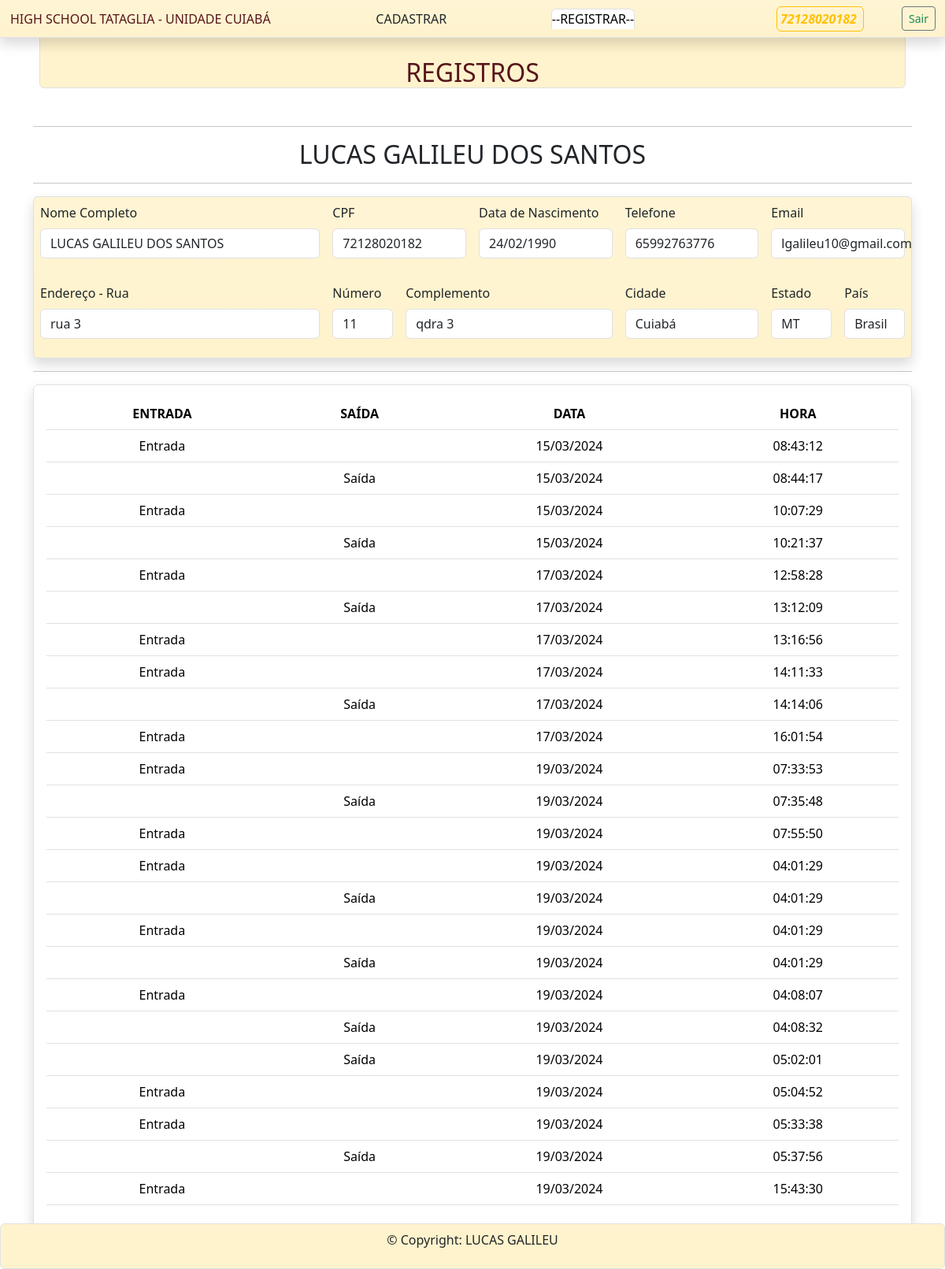
The page /registro_confirmado/ (signed in) on the database its author committed.
### myapp/models.py (models this page shows, shortened)
class Pessoa(models.Model):
  id = models.AutoField(primary_key=True)
  nome = models.CharField(max_length=100, validators=[MinLengthValidator(1)])
  mae = models.CharField(max_length=100, validators=[MinLengthValidator(1)])
  pai = models.CharField(max_length=100, validators=[MinLengthValidator(1)])
  telefone = models.CharField(max_length=15,
                              validators=[
                                  RegexValidator(regex=r'^\d{10,15}$',
                                                 message='Telefone inválido')
                              ])
  nascimento = models.DateField()
  cpf = models.CharField(max_length=11,
                         validators=[
                             MinLengthValidator(11),
                             RegexValidator(regex=r'^\d{11}$',
                                            message='CPF inválido')
                         ],
                         unique=True)
  enderecos = models.ForeignKey(Endereco,
                                on_delete=models.CASCADE,
                                blank=False)
  usuario = models.OneToOneField(User,
                                 related_name='pessoa',
                                 on_delete=models.CASCADE)

class Endereco(models.Model):
  id = models.AutoField(primary_key=True)
  endereco = models.CharField(max_length=200,
                              validators=[MinLengthValidator(1)])
  numero = models.CharField(max_length=10, validators=[MinLengthValidator(1)])
  complemento = models.CharField(max_length=100,
                                 validators=[MinLengthValidator(1)])
  bairro = models.CharField(max_length=100, validators=[MinLengthValidator(1)])
  cidade = models.CharField(max_length=100, validators=[MinLengthValidator(1)])
  estado = models.CharField(max_length=100, validators=[MinLengthValidator(1)])
  pais = models.CharField(max_length=100, validators=[MinLengthValidator(1)])
  cep = models.CharField(
      max_length=8,
      validators=[RegexValidator(regex=r'^\d{8}$', message='CEP inválido')])

class Registro(models.Model):
  id = models.AutoField(primary_key=True)
  entrada = models.BooleanField()
  datahora = models.DateTimeField()
  pessoa = models.ForeignKey(Pessoa, on_delete=models.CASCADE, blank=False)

### myapp/views.py (the view)
# urls.py: path('registro_confirmado/', views.registro_confirmado_view, name='registro_confirmado_view'),
@login_required(login_url='/login')
def registro_confirmado_view(request):
  username = request.user.username
  pessoa = request.user.pessoa
  registros = Registro.objects.filter(pessoa=pessoa)
  if request.method == 'GET':
    return render(
        request, 'registro_confirmado.html', {
            'username': username,
            'authenticated': True,
            'registros': registros,
            'pessoa': pessoa,
        })
  else:
    return HttpResponseBadRequest()

### myapp/templates/registro_confirmado.html (shortened to what this page needs)
{% extends "base2.html" %}
{% block nav %}
<a class="nav-link ml-auto text-danger-emphasis" href='/home'>HIGH SCHOOL TATAGLIA - UNIDADE CUIABÁ</a>
<a class="nav-link" href='/cadastro'>CADASTRAR</a>
<a class="nav-link active" href='/registro'>--REGISTRAR--</a>
{% endblock nav %}
{% block username %}
{% if authenticated %}
<span class="m-5 me-5 text-warning fw-bold fst-italic border border-warning rounded text-center align-middle p-1">
    {{ username }}
</span>
<a class="btn btn-sm btn-outline-secondary text-success" href='/logout'>Sair</a>
{% else %}
<a class="btn btn-sm btn-outline-secondary text-success" href='/login'>Entrar</a>
{% endif %}
{% endblock username %}
{% block test %}
<br>
<h2 class='border rounded pt-5 sticky-bottom text-danger-emphasis bg-warning-subtle text-center m-auto col-11'> REGISTROS </h2>
{% endblock test %}
{% block conteudo %}
<hr>
<div>
    <h2 class=' text-center text-uppercase m-auto col-12'> {{ pessoa.nome }} </h2>
</div>
<hr>
<div class='container '>
    <div class='row justify-content-center'>
        <div class='col-md-12 m-auto border rounded shadow p-2 bg-warning-subtle bg-gradient'>
            <div class="row g-3">
                <div class="col-md-4">
                    <label for="inputNome" class="form-label">Nome Completo</label>
                    <p type="text" class="form-control text-uppercase" id="formGroupExampleInput" placeholder="  {{ pessoa.nome }}">  {{ pessoa.nome }}</p>
                </div>
                <div class="col-md-2">
                    <label for="inputcpf" class="form-label">CPF</label>
                    <p type="text" class="form-control" id="formGroupExampleInput" placeholder="">  {{ pessoa.cpf }}</p>
                </div>
                <div class="col-md-2">
                    <label for="data" class="form-label">Data de Nascimento</label>
                    <p type="text" class="form-control" id="formGroupExampleInput" placeholder="">{{ pessoa.nascimento|date:'d/m/Y' }}</p>
                </div>
                <div class="col-md-2">
                    <label for="inputtelefone" class="form-label">Telefone</label>
                    <p type="text" class="form-control" id="formGroupExampleInput" placeholder="">  {{ pessoa.telefone }}</p>
                </div>
                <div class="col-md-2">
                    <label for="inputtelefone" class="form-label">Email</label>
                    <p type="text" class="form-control" id="formGroupExampleInput" placeholder="">  {{ user.email }}</p>
                </div>
                <div class="col-4">
                    <label for="inputAddress" class="form-label">Endereço - Rua</label>
                    <p type="text" class="form-control" id="formGroupExampleInput" placeholder="">  {{ pessoa.enderecos.endereco }}</p>
                </div>
                <div class="col-1">
                  <label for="inputAddress" class="form-label">Número</label>
                    <p type="text" class="form-control" id="formGroupExampleInput" placeholder="">  {{ pessoa.enderecos.numero }}</p>
                </div>
                <div class="col-3">
                    <label for="inputAddress2" class="form-label">Complemento</label>
                    <p type="text" class="form-control" id="formGroupExampleInput" placeholder="">  {{ pessoa.enderecos.complemento }}</p>
                </div>
                <div class="col-md-2">
                    <label for="inputCity" class="form-label">Cidade</label>
                    <p type="text" class="form-control" id="formGroupExampleInput" placeholder="">  {{ pessoa.enderecos.cidade }}</p>
                </div>
                <div class="col-md-1">
                    <label for="inputState" class="form-label">Estado</label>
                    <p type="text" class="form-control" id="formGroupExampleInput" placeholder="">  {{ pessoa.enderecos.estado }}</p>
                </div>
                <div class="col-md-1">
                    <label for="inputZip" class="form-label">País</label>
                    <p type="text" class="form-control" id="formGroupExampleInput" placeholder="">  {{ pessoa.enderecos.pais }}</p>
                </div>
            </div>
        </div>
    </div>
</div>
<hr>
<main class="container border me-5 mb-5 rounded shadow p-3">
    <table class="table mb-6 text-center">
        <thead>
            <tr>
                <th scope="col">ENTRADA</th>
                <th scope="col">SAÍDA</th>
                <th scope="col">DATA</th>
                <th scope="col">HORA</th>
            </tr>
        </thead>
        <tbody>
            {% for reg in registros %}
            <tr>
              <td>{% if reg.entrada %}Entrada{% endif %}</td>
              <td>{% if not reg.entrada %}Saída{% endif %}</td>
              <td>{{ reg.datahora|date:'d/m/Y' }}</td>
              <td>{{ reg.datahora|date:'H:i:s' }}</td>
            </tr>
            {% endfor %}
        </tbody>
    </table>
</main>
{% endblock conteudo %}

### myapp/templates/base2.html (shortened to what this page needs)
<!doctype html>
<html lang="pt">
  <head>
    <link href="https://cdn.jsdelivr.net/npm/bootstrap@5.3.3/dist/css/bootstrap.min.css" rel="stylesheet">
  </head>
  <body>
    <nav class="navbar navbar-expand-lg nav-tabs bg-warning-subtle bg-gradient fixed-top shadow">
      <div class="container-fluid">
             {% block nav %}
            {% endblock nav %}
          <form>
              {% block username %}
              {% endblock username %}
          </form>
    </div>
    </nav>
    <div>
      {% block test %}
      {% endblock test %}
        </div>
    <main class='container mt-5'>
      <header class="text-left rounded mx-auto d-block mt-5">
        {%block conteudo%}
        {% endblock %}
      </header>
    </main>
    <footer class="bg-warning-subtle fixed-bottom border rounded page-footer font-small blue p-2 mt-5">
      <div>
        <p class="text-center">&copy;   Copyright: LUCAS GALILEU</p>
      </div>
    </footer>
  </body>
</html>

### rows shown on the page
Pessoa: nome "LUCAS GALILEU DOS SANTOS", cpf "72128020182", nascimento "24/02/1990", telefone "65992763776", enderecos.endereco "rua 3", enderecos.numero "11", enderecos.complemento "qdra 3", enderecos.cidade "Cuiabá", enderecos.estado "MT", enderecos.pais "Brasil"
Registro: entrada "Entrada", datahora "15/03/2024", datahora "08:43:12"
Registro: entrada "Saída", datahora "15/03/2024", datahora "08:44:17"
Registro: entrada "Entrada", datahora "15/03/2024", datahora "10:07:29"
Registro: entrada "Saída", datahora "15/03/2024", datahora "10:21:37"
Registro: entrada "Entrada", datahora "17/03/2024", datahora "12:58:28"
Registro: entrada "Saída", datahora "17/03/2024", datahora "13:12:09"
Registro: entrada "Entrada", datahora "17/03/2024", datahora "13:16:56"
Registro: entrada "Entrada", datahora "17/03/2024", datahora "14:11:33"
Registro: entrada "Saída", datahora "17/03/2024", datahora "14:14:06"
Registro: entrada "Entrada", datahora "17/03/2024", datahora "16:01:54"
Registro: entrada "Entrada", datahora "19/03/2024", datahora "07:33:53"
Registro: entrada "Saída", datahora "19/03/2024", datahora "07:35:48"
Registro: entrada "Entrada", datahora "19/03/2024", datahora "07:55:50"
Registro: entrada "Entrada", datahora "19/03/2024", datahora "04:01:29"
Registro: entrada "Saída", datahora "19/03/2024", datahora "04:01:29"
Registro: entrada "Entrada", datahora "19/03/2024", datahora "04:01:29"
Registro: entrada "Saída", datahora "19/03/2024", datahora "04:01:29"
Registro: entrada "Entrada", datahora "19/03/2024", datahora "04:08:07"
Registro: entrada "Saída", datahora "19/03/2024", datahora "04:08:32"
Registro: entrada "Saída", datahora "19/03/2024", datahora "05:02:01"
Registro: entrada "Entrada", datahora "19/03/2024", datahora "05:04:52"
Registro: entrada "Entrada", datahora "19/03/2024", datahora "05:33:38"
Registro: entrada "Saída", datahora "19/03/2024", datahora "05:37:56"
Registro: entrada "Entrada", datahora "19/03/2024", datahora "15:43:30"

### other values the page prints
{{ username }} "72128020182"
{{ user.email }} "lgalileu10@gmail.com"
